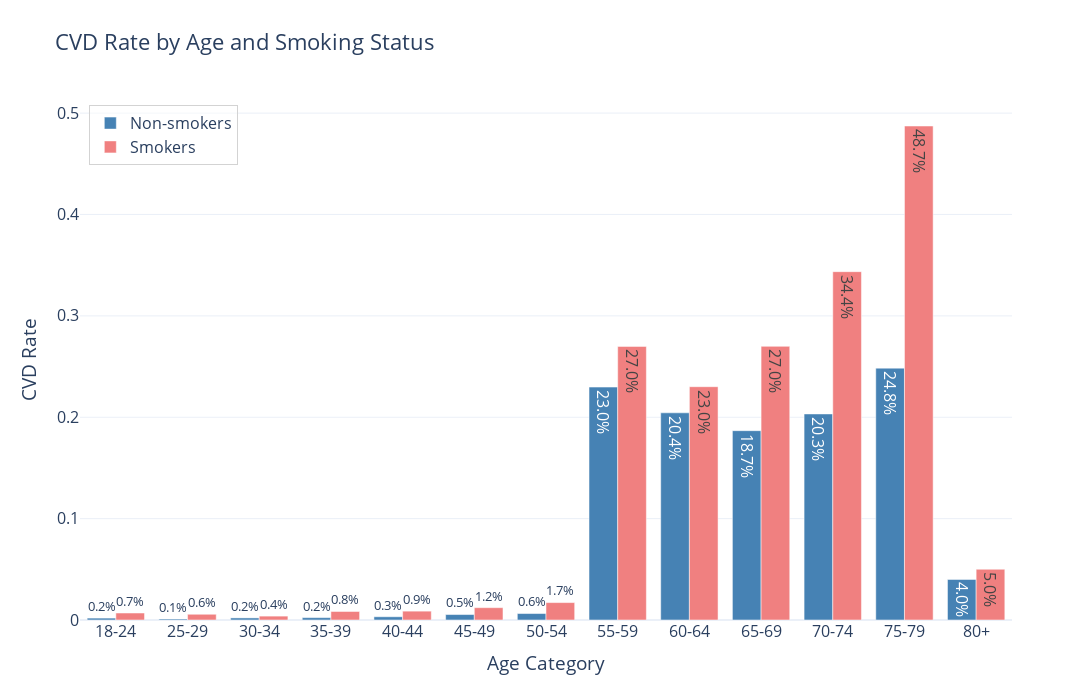

The cell this chart's notebook holds for it:
### Code cell
fig: Figure = plot_cvd_by_smoking(df, "cvd_rate_smoking")
fig.show()

### Figure 1 — Plotly figure (JSON) as saved in the notebook; plotly's stock layout.template omitted (floating-point values rounded to 4 significant figures)
{"data": [{"customdata": [11206, 11170, 14064, 16279, 17503, 17460, 20552, 28425, 32775, 35956, 33940, 27502, 21990], "marker": {"color": "steelblue"}, "name": "Non-smokers", "text": ["0.2%", "0.1%", "0.2%", "0.2%", "0.3%", "0.5%", "0.6%", "23.0%", "20.4%", "18.7%", "20.3%", "24.8%", "4.0%"], "textposition": "auto", "type": "bar", "x": ["18-24", "25-29", "30-34", "35-39", "40-44", "45-49", "50-54", "55-59", "60-64", "65-69", "70-74", "75-79", "80+"], "y": [0.001874, 0.0009848, 0.002062, 0.002334, 0.003199, 0.005384, 0.006374, 0.2298, 0.2044, 0.1868, 0.2033, 0.2485, 0.04002]}, {"customdata": [579, 881, 1563, 2257, 2749, 2632, 2909, 4361, 5023, 4523, 3312, 2479, 699], "marker": {"color": "lightcoral"}, "name": "Smokers", "text": ["0.7%", "0.6%", "0.4%", "0.8%", "0.9%", "1.2%", "1.7%", "27.0%", "23.0%", "27.0%", "34.4%", "48.7%", "5.0%"], "textposition": "auto", "type": "bar", "x": ["18-24", "25-29", "30-34", "35-39", "40-44", "45-49", "50-54", "55-59", "60-64", "65-69", "70-74", "75-79", "80+"], "y": [0.006908, 0.005675, 0.003839, 0.008418, 0.00873, 0.01216, 0.01719, 0.2699, 0.2301, 0.27, 0.3436, 0.4873, 0.05007]}], "layout": {"barmode": "group", "font": {"size": 16}, "height": 700, "legend": {"bgcolor": "rgba(255,255,255,0.5)", "bordercolor": "lightgrey", "borderwidth": 1, "x": 0.01, "xanchor": "left", "y": 0.99, "yanchor": "top"}, "showlegend": true, "title": {"text": "CVD Rate by Age and Smoking Status"}, "width": 1200, "xaxis": {"gridcolor": "lightgrey", "showgrid": false, "title": {"text": "Age Category"}, "zeroline": false}, "yaxis": {"showgrid": true, "title": {"text": "CVD Rate"}}}}
